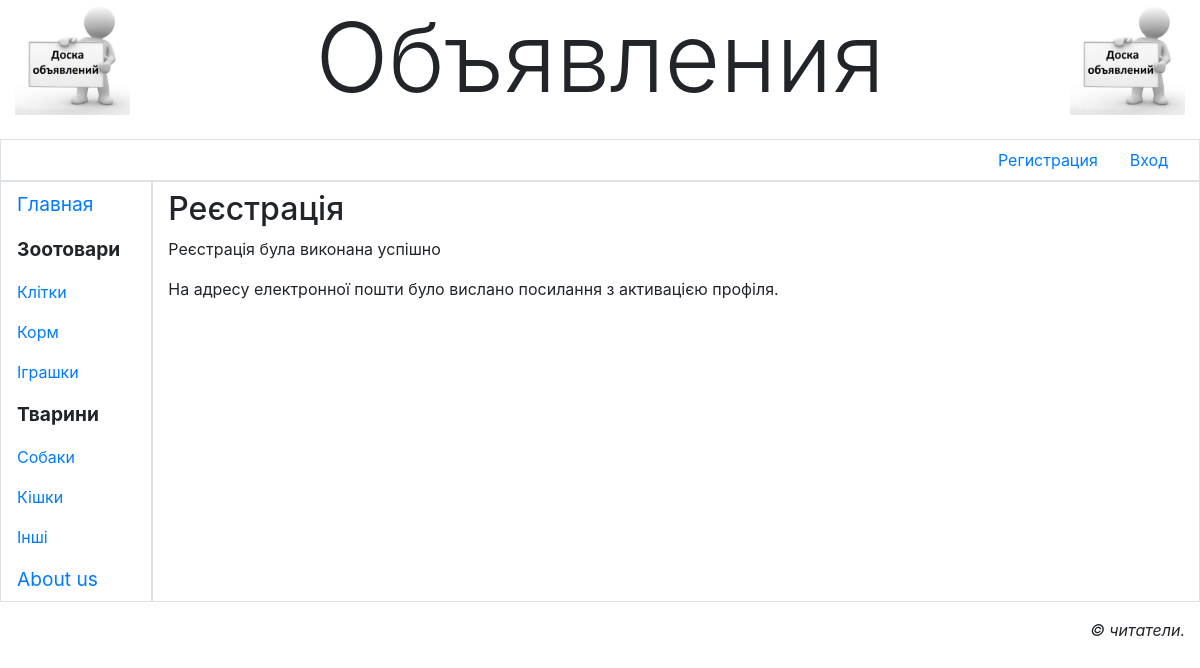
Page /accounts/register/done/ on the committed database.
### main/models.py (models this page shows)
class Heading(models.Model):
    name = models.CharField(max_length=30,db_index=True,unique=True,verbose_name='Name')
    order = models.SmallIntegerField(default=0,db_index=True,verbose_name='Order')
    super_heading = models.ForeignKey('SuperHeading',on_delete=models.PROTECT,null=True,blank=True,verbose_name='Main Heading')

### main/views.py (the view)
# urls.py: path('accounts/register/done/',RegisterFinal.as_view(),name='register_final'),
class RegisterFinal(TemplateView):
    template_name = 'main/reg_final.html'

### main/models.py (called while the page is built)
    def get_queryset(self):
        return super().get_queryset().filter(super_heading__isnull=False)

### main/templates/main/reg_final.html (shortened to what this page needs)
{% extends "layout/basic.html" %}
{% block content %}
<h2>Реєстрація</h2>
<p>Реєстрація була виконана успішно</p>
<p>На адресу електронної пошти було вислано посилання з активацією профіля.</p>
{% endblock %}

### main/templates/layout/basic.html (shortened to what this page needs)
{% load bootstrap4 %}
{% load static %}
<!DOCTYPE html>
<html lang="en">
    <head>
        {% bootstrap_css %}
        <link rel="stylesheet" type="text/css"
        href="{% static 'main/style.css' %}">
    </head>
    <body class="container-fluid">
        <header class="mb-4">
            <h1 class="display-1 text-center">Объявления</h1>
        </header>
        <div class="row">
            <ul class="col nav justify-content-end border">
                <li class="nav-item"><a class="nav-link"
                href="{% url 'main:register' %}">Регистрация</a></li>
                {% if user.is_authenticated %}
                <li class="nav-item dropdown">
                    <a class="nav-link dropdown-toggle" data-toggle="dropdown"
                    href="#" role="button" aria-haspopup="true"
                    aria-expanded="false">Профиль</a>
                    <div class="dropdown-menu dropdown-menu-right">
                        <a class="dropdown-item" href="{% url 'main:profile' %}">Мои объявления</a>
                        <a class="dropdown-item" href="{% url 'main:change_info' %}">Изменить личные
                        данные</a>
                        <a class="dropdown-item" href="{% url 'main:change_password' %}">Изменить пароль</a>
                        <div class="dropdown-divider"></div>
                        <a class="dropdown-item" href="{% url 'main:logout' %}">Выйти</a>
                        <div class="dropdown-divider"></div>
                        <a class="dropdown-item" href="{% url 'main:delete_user' %}">Удалить Профиль</a>
                    </div>
                </li>
                {% else %}
                <li class="nav-item"><a class="nav-link" href="{% url 'main:login' %}">Вход</a></li>
                {% endif %}
            </ul>
        </div>
        <div class="row">
            <nav class="col-md-auto nav flex-column border">
                <a class="nav-link root"
                href="{% url 'main:index' %}">Главная</a>
                {% for heading in headings %}
                {% ifchanged heading.super_heading.pk %}
                <span class="nav-link root font-weight-bold">
                    {{ heading.super_heading.name }}
                </span>
                {% endifchanged %}
                    <a class="nav-link" href="{% url 'main:by_heading' pk=heading.pk %}">{{ heading.name }}</a>
                {% endfor %}
                <a class="nav-link root" href="{% url 'main:other' page='about' %}">About us</a>
            </nav>
            <section class="col border py-2">
                {% block content %}
                {% endblock %}
            </section>
        </div>
        <footer class="mt-3">
            <p class="text-right font-italic">&copy; читатели.</p>
        </footer>
    </body>
</html>

### main/static/main/style.css (style rules this page uses)
header h1 { background: url("bg.jpg") left / auto 100% no-repeat, url( "bg.jpg") right / auto 100% no-repeat; }
.root { font-size : larger; }

### rows in the picture
Heading: super_heading.name "Зоотовари", name "Клітки"
Heading: name "Корм"
Heading: name "Іграшки"
Heading: super_heading.name "Тварини", name "Собаки"
Heading: name "Кішки"
Heading: name "Інші"
